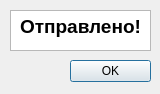
<?xml version="1.0" encoding="UTF-8"?>
<ui version="4.0">
 <class>Dialog</class>
 <widget class="QDialog" name="Dialog">
  <property name="geometry">
   <rect>
    <x>0</x>
    <y>0</y>
    <width>160</width>
    <height>94</height>
   </rect>
  </property>
  <property name="windowTitle">
   <string>Dialog</string>
  </property>
  <widget class="QDialogButtonBox" name="buttonBox">
   <property name="geometry">
    <rect>
     <x>70</x>
     <y>60</y>
     <width>81</width>
     <height>31</height>
    </rect>
   </property>
   <property name="orientation">
    <enum>Qt::Vertical</enum>
   </property>
   <property name="standardButtons">
    <set>QDialogButtonBox::Ok</set>
   </property>
  </widget>
  <widget class="QTextBrowser" name="textBrowser">
   <property name="geometry">
    <rect>
     <x>10</x>
     <y>10</y>
     <width>141</width>
     <height>41</height>
    </rect>
   </property>
   <property name="html">
    <string>&lt;!DOCTYPE HTML PUBLIC &quot;-//W3C//DTD HTML 4.0//EN&quot; &quot;http://www.w3.org/TR/REC-html40/strict.dtd&quot;&gt;
&lt;html&gt;&lt;head&gt;&lt;meta name=&quot;qrichtext&quot; content=&quot;1&quot; /&gt;&lt;style type=&quot;text/css&quot;&gt;
p, li { white-space: pre-wrap; }
&lt;/style&gt;&lt;/head&gt;&lt;body style=&quot; font-family:'Ubuntu'; font-size:12pt; font-weight:400; font-style:normal;&quot;&gt;
&lt;p align=&quot;center&quot; style=&quot; margin-top:0px; margin-bottom:0px; margin-left:0px; margin-right:0px; -qt-block-indent:0; text-indent:0px;&quot;&gt;&lt;span style=&quot; font-size:14pt; font-weight:600;&quot;&gt;Отправлено!&lt;/span&gt;&lt;/p&gt;&lt;/body&gt;&lt;/html&gt;</string>
   </property>
  </widget>
 </widget>
 <resources/>
 <connections>
  <connection>
   <sender>buttonBox</sender>
   <signal>accepted()</signal>
   <receiver>Dialog</receiver>
   <slot>accept()</slot>
   <hints>
    <hint type="sourcelabel">
     <x>248</x>
     <y>254</y>
    </hint>
    <hint type="destinationlabel">
     <x>157</x>
     <y>274</y>
    </hint>
   </hints>
  </connection>
  <connection>
   <sender>buttonBox</sender>
   <signal>rejected()</signal>
   <receiver>Dialog</receiver>
   <slot>reject()</slot>
   <hints>
    <hint type="sourcelabel">
     <x>316</x>
     <y>260</y>
    </hint>
    <hint type="destinationlabel">
     <x>286</x>
     <y>274</y>
    </hint>
   </hints>
  </connection>
 </connections>
</ui>
